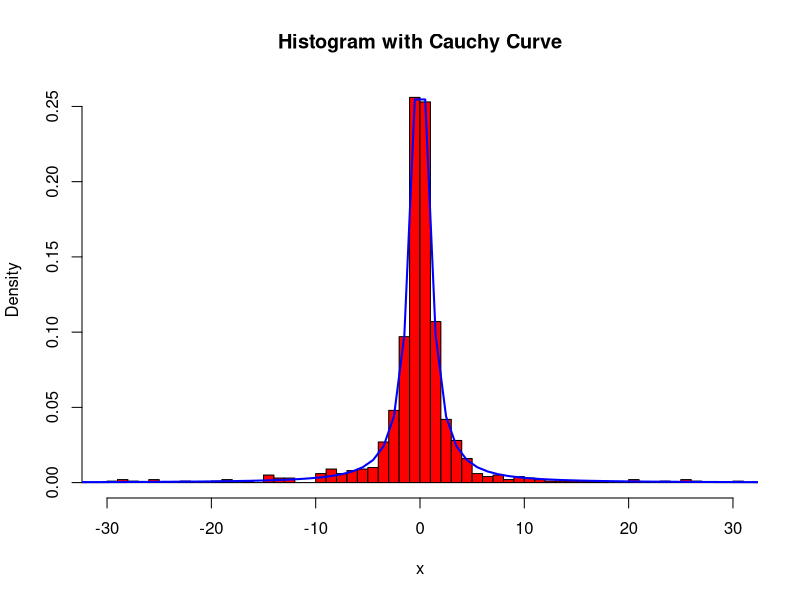
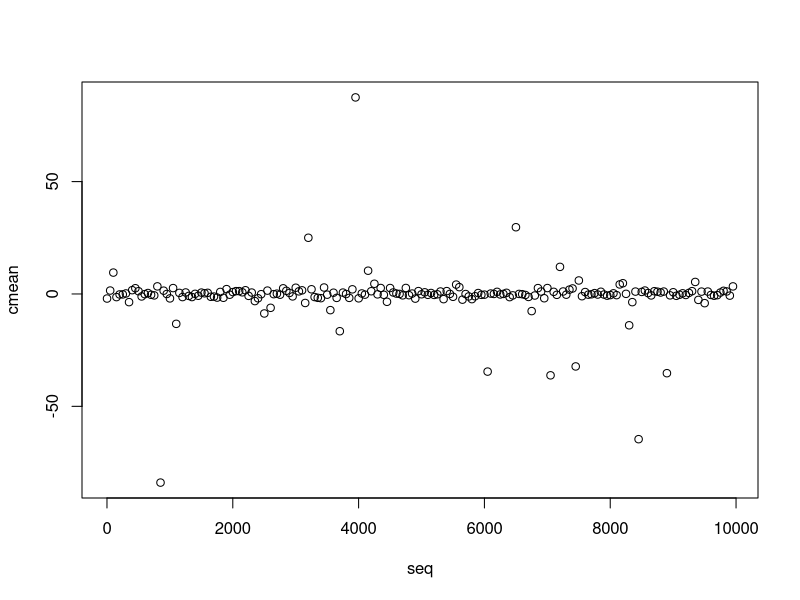
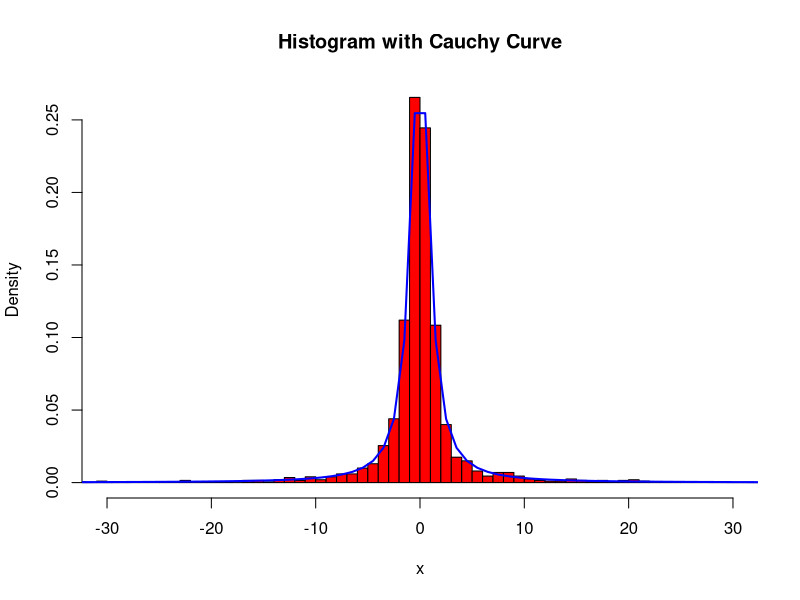
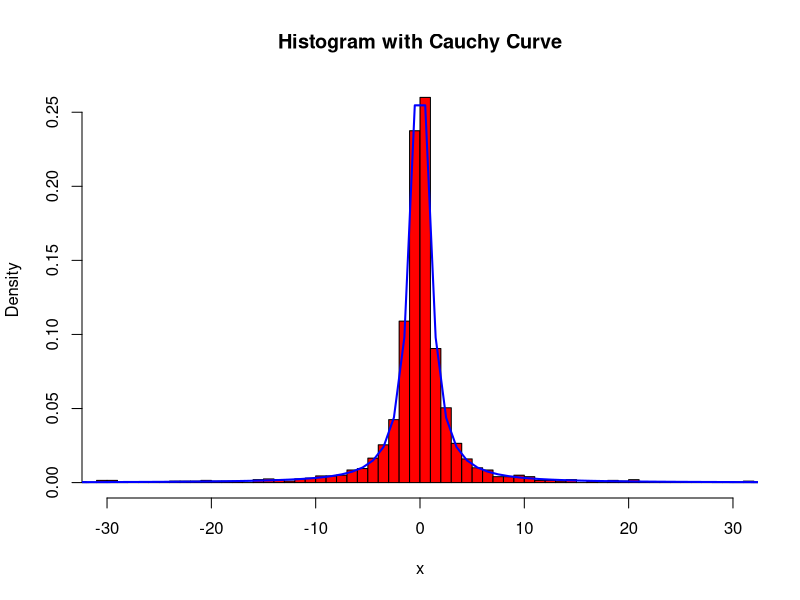
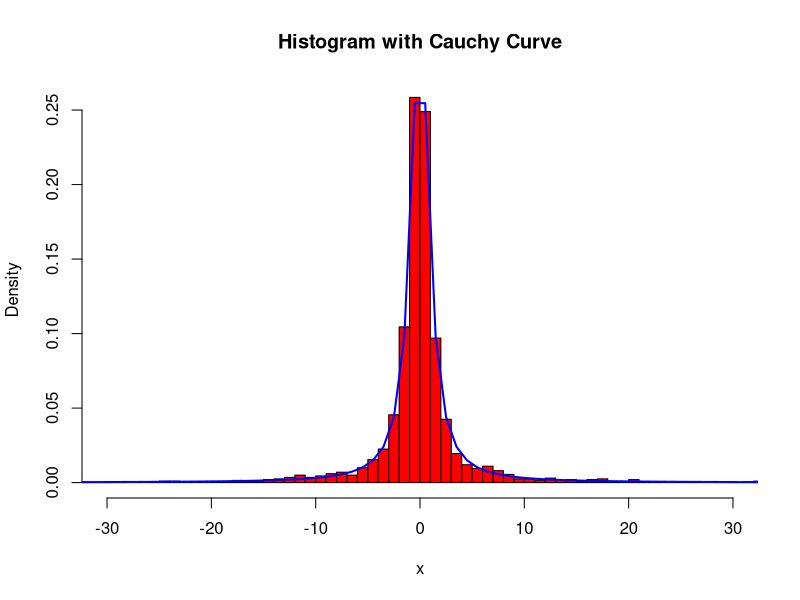

The R source for these figures, in order:
#########################################################################
#     Problem 1
#########################################################################

rnormalBX <- function(n=1, mean = 0, var = 1, seed = NULL){
  
  if(!is.null(seed))  set.seed(seed)  # set seed for the random number
  
  # generate two uniform and then calculate r and theta and finally generate normal random number
  
  u = runif(n, 0, 1)
  v = runif(n, 0, 1)
  r = sqrt(-2*log(v))
  theta = 2*pi*u
  norm = cbind(r*cos(theta), r*sin(theta))
  if(n != 1) {norm = (norm - colMeans(norm))/sqrt(diag(var(norm)))}
  
  # transform normal random number with specified mean and variance 
  
  if (mean != 0 || var != 1){
    norm = sqrt(var)*norm + mean
    
  }
  return(unname(norm, force = TRUE))
}

# # calling rnormalBX function to generate normal random number using Box-Muller algorithm
# x = rnormalBX(n = 1000, mean = 0, var = 1, seed = 123)
# summary(x)


rcauchydist <- function(n=1,  seed = NULL){
  x = rnormalBX(n = n, mean = 0, var = 1, seed = seed)
  return(x[,1]/x[,2])
}

x = rcauchydist(1000, seed = 4578)
#Part 1 Independence of two normal random variable generated using Box-Muller algorithm



# Density Curve for the normal sample. Function densityCurve has two parameters, data = data set for the density curve, dist = distribution.


densityCurve <- function(data , nbreaks = NULL){
  
  if(is.null(nbreaks)){ nbreaks = pretty(data)}
  title = "Histogram with Cauchy Curve"
  his  <- hist(data, breaks = nbreaks, freq = FALSE, col="red", xlab="x", main=title, xlim = c(-30,30))
  xfit <- his$mids 
  yfit <- dcauchy(xfit, location = 0, scale =  1)
  lines(xfit, yfit, col="blue", lwd=2)
  
}


# Calling densityCurve function to create density curve.
densityCurve(x, nbreaks = 500)

# problem 1 part 2

cauchyMeanForEachSample <- function(samSize = 1:100, seed = NULL){
  if(!is.null(seed))  set.seed(seed)
  return(apply(as.array(samSize), 1, function(x) mean(rcauchydist(x))))
}

seq = seq.int(1,10^4, 50)
cmean = cauchyMeanForEachSample(seq, seed = 245)
plot(seq, cmean)



# problem 1 part 3

cauchyMeanSim <- function(samSize = 100, distSize = 1000 , seed = NULL){
  if(!is.null(seed))  set.seed(seed)
  meandist =  replicate(distSize, mean(rcauchydist(samSize)))
  
  return(meandist)
}

cmean = cauchyMeanSim(40, distSize = 2000, seed = 365)
densityCurve(cmean, nbreaks = 800)



cmean = cauchyMeanSim(100, distSize = 2000, seed = 365)
densityCurve(cmean, nbreaks = 1300)


cmean = cauchyMeanSim(500, distSize = 2000, seed = 4125)
densityCurve(cmean, nbreaks = 1500)